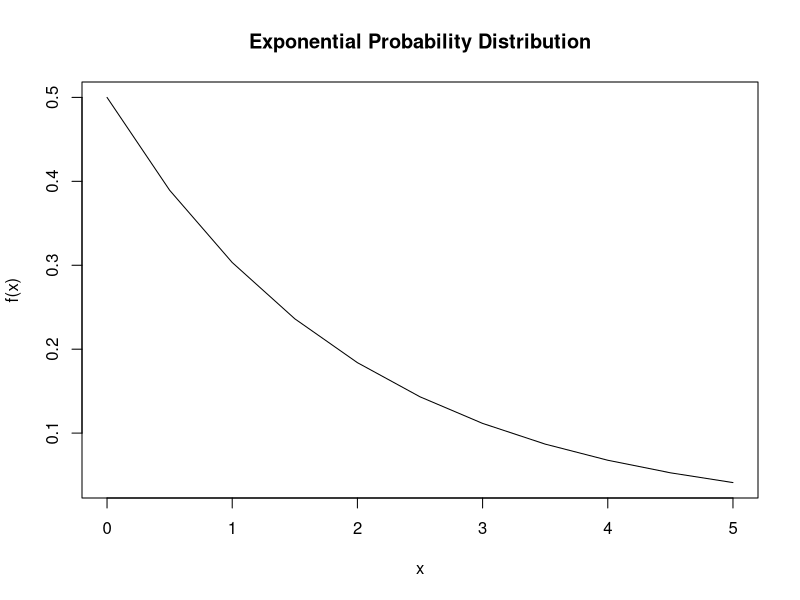
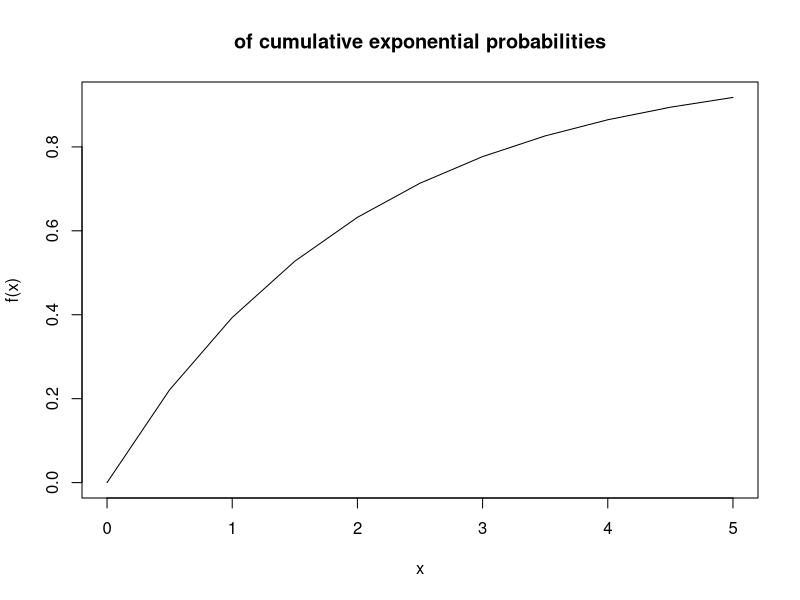
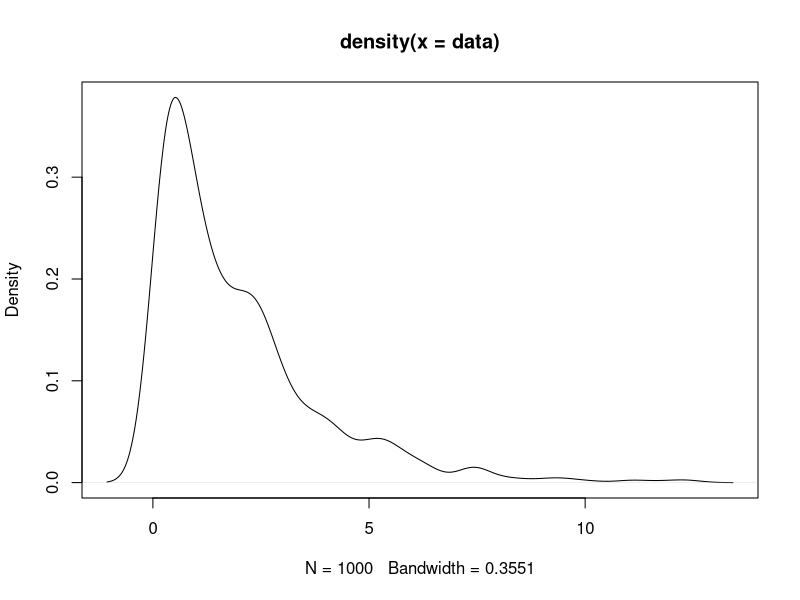

Write R code to recreate these figures, in order.
1#Q1 a
l.b<-0
u.b<-60
p_greater_45 = punif(45,l.b,u.b,lower.tail=F)
p_greater_45
#Q1 b

p_30 = punif(30,l.b,u.b)
p_20 = punif(20,l.b,u.b)
p_20_30 = p_30 - p_20
p_20_30


#Q3 
alpha<-2
beta<-1/3
p_atleast1 = pgamma(1,shape = alpha,scale = beta,lower.tail = F)
p_atleast1

c_value <- qgamma(0.7, shape = alpha, scale = beta)
c_value


#Q2
lambda<-1/2
#a
dexp(3,rate = lambda)

#b
x_values <- seq(0,5,0.5)
pdf_values<- dexp(x_values,rate= lambda)
plot(x_values,pdf_values,type='l',xlab = 'x',ylab = 'f(x)',main = 'Exponential Probability Distribution')

#c
pexp(3,rate = lambda)

#d
cdf_values<- pexp(x_values,rate= lambda)
plot(x_values,cdf_values,type = 'l',xlab = 'x',ylab = 'f(x)',main='of cumulative exponential probabilities')

#e
data<- rexp(1000,rate = lambda)
plot(density(data))
